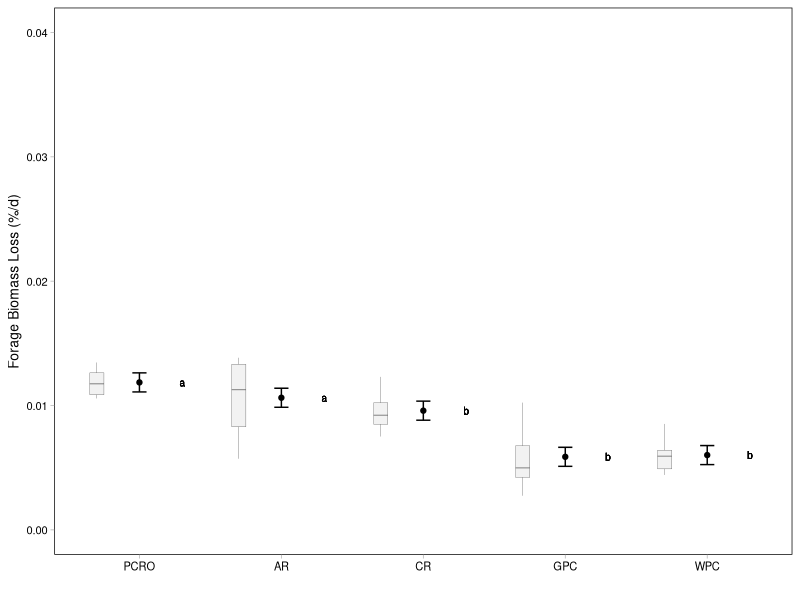
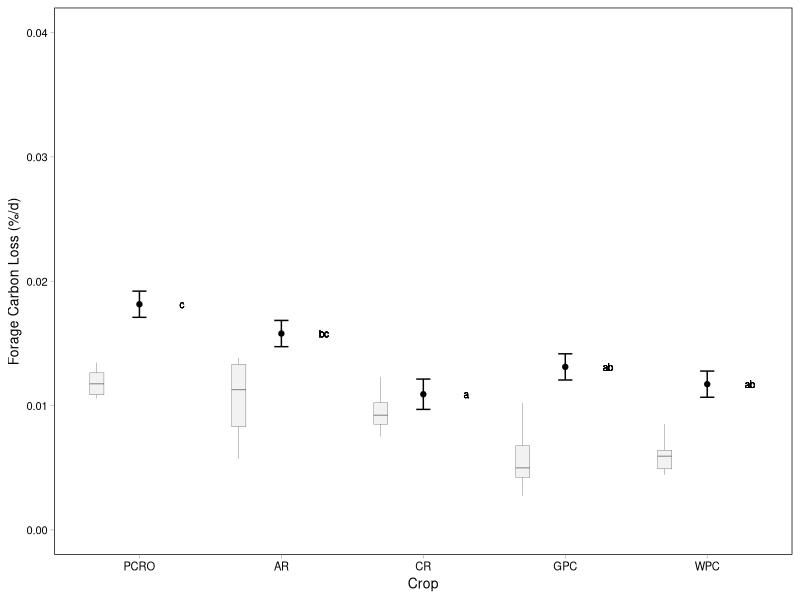
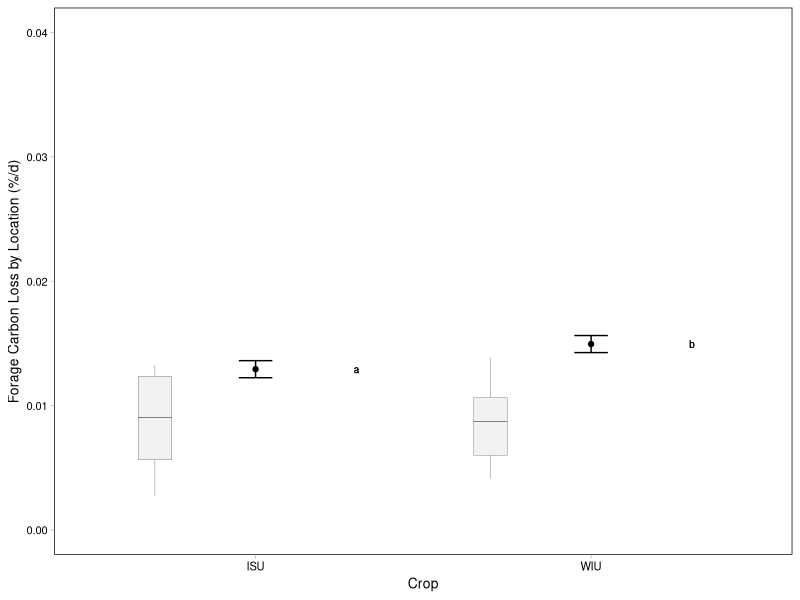
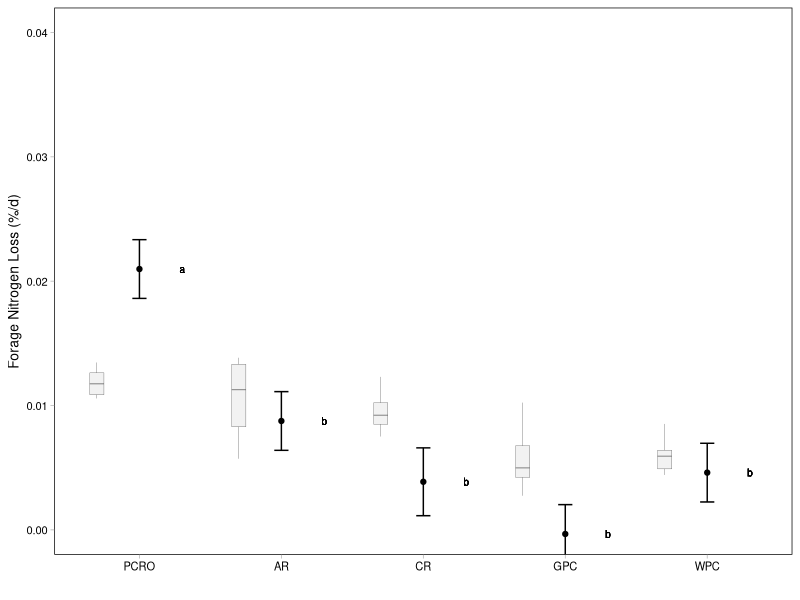
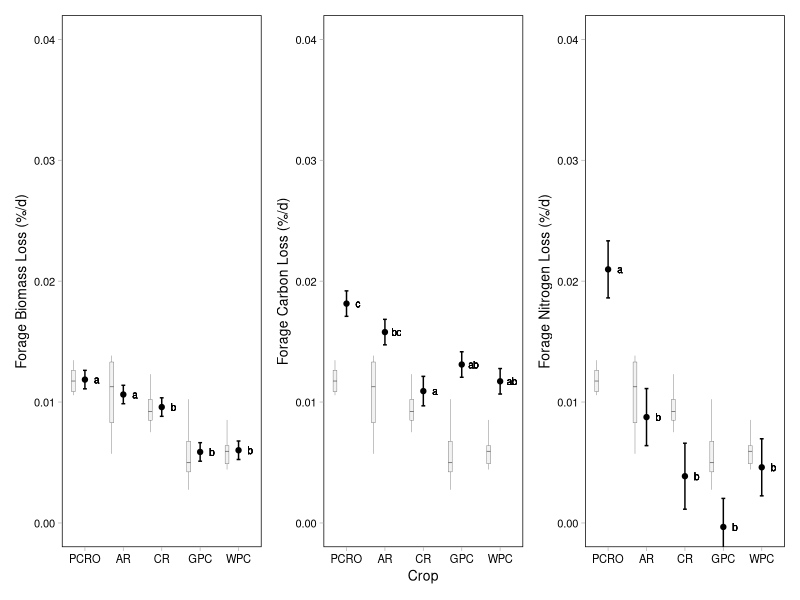
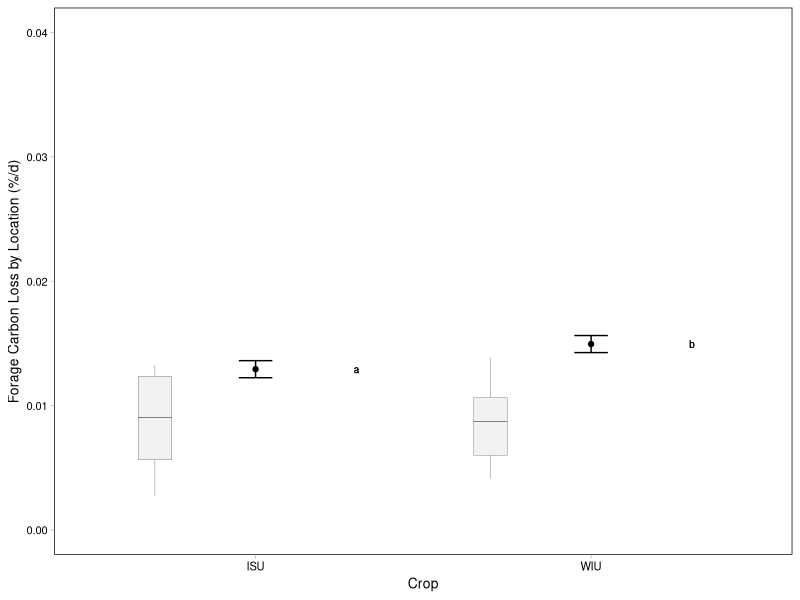
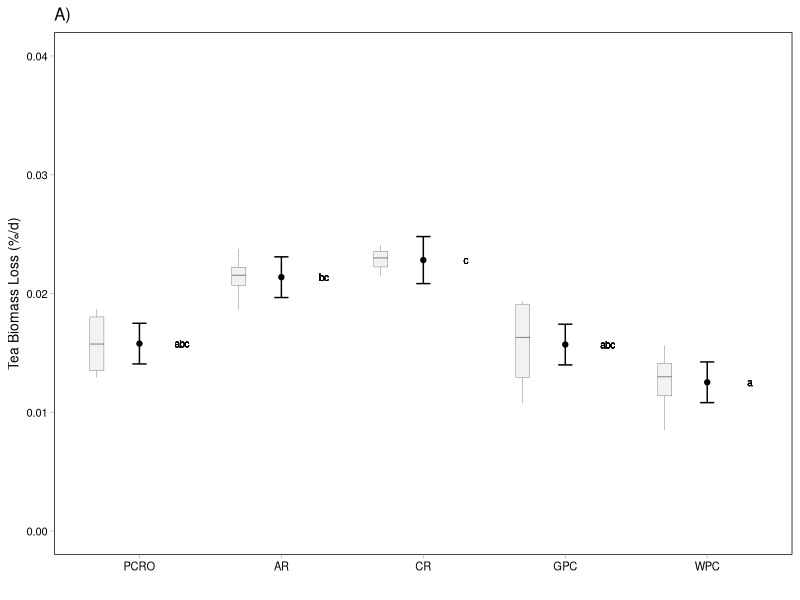
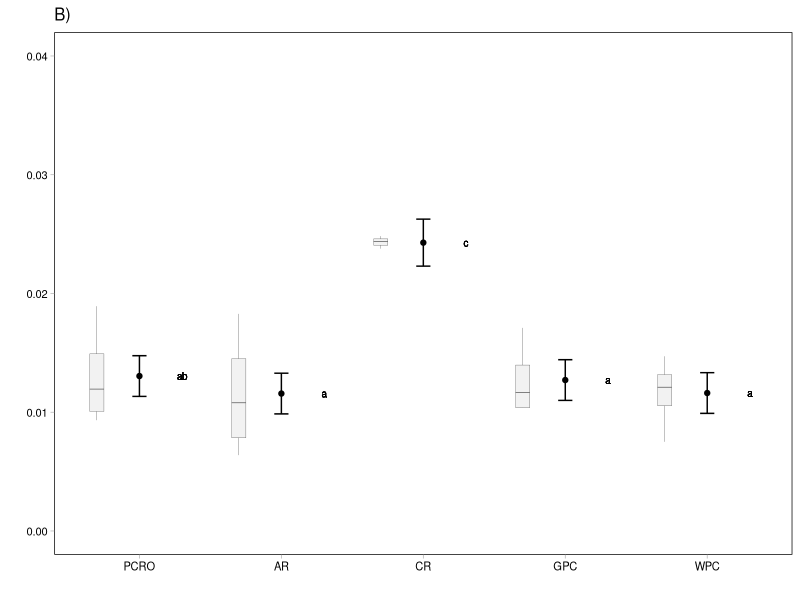

Write the R code that produced these figures, in order.
# LIBRARIES ----
library(tidyverse)
library(patchwork)

# READ IN THE DATA ----

# STATS OUTPUT ----

# forage biomass
f_b.cld <- read_csv("output/stats output/forage biomass.csv") %>%
  mutate(crop = as.factor(crop)) %>%
  mutate(crop = fct_relevel(crop, "PCRO", "AR", "CR", "GPC", "WPC"))
# forage carbon
f_c_crop.cld <- read_csv("output/stats output/forage carbon crop.csv") %>%
  mutate(crop = as.factor(crop)) %>%
  mutate(crop = fct_relevel(crop, "PCRO", "AR", "CR", "GPC", "WPC"))

f_c_location.cld <- read_csv("output/stats output/forage carbon location.csv") 

# forage nitrogen
f_n.cld <- read_csv("output/stats output/forage nitrogen.csv") %>%
  mutate(crop = as.factor(crop)) %>%
  mutate(crop = fct_relevel(crop, "PCRO", "AR", "CR", "GPC", "WPC"))
# tea biomass
t_b.cld <- read_csv("output/stats output/tea biomass.csv") %>%
  mutate(crop = as.factor(crop)) %>%
  mutate(crop = fct_relevel(crop, "PCRO", "AR", "CR", "GPC", "WPC"))
# tea carbon
t_c.cld <- read_csv("output/stats output/tea carbon.csv") %>%
  mutate(crop = as.factor(crop)) %>%
  mutate(crop = fct_relevel(crop, "PCRO", "AR", "CR", "GPC", "WPC"))
# tea nitrogen
t_n.cld <- read_csv("output/stats output/tea nitrogen.csv") %>%
  mutate(crop = as.factor(crop)) %>%
  mutate(crop = fct_relevel(crop, "PCRO", "AR", "CR", "GPC", "WPC"))

# K-VALUES ----

# forage biomass
f_b.df <- read_csv("output/forage biomass k values.csv") %>%
  mutate(crop = as.factor(crop)) %>%
  mutate(crop = fct_relevel(crop, "PCRO", "AR", "CR", "GPC", "WPC"))
# forage carbon
f_c.df <- read_csv("output/forage carbon k values.csv") %>%
  mutate(crop = as.factor(crop)) %>%
  mutate(crop = fct_relevel(crop, "PCRO", "AR", "CR", "GPC", "WPC"))
# forage nitrogen
f_n.df <- read_csv("output/forage nitrogen k values.csv") %>%
  mutate(crop = as.factor(crop)) %>%
  mutate(crop = fct_relevel(crop, "PCRO", "AR", "CR", "GPC", "WPC"))
# tea biomass
t_b.df <- read_csv("output/tea biomass k values.csv") %>%
  mutate(crop = as.factor(crop)) %>%
  mutate(crop = fct_relevel(crop, "PCRO", "AR", "CR", "GPC", "WPC"))
# tea carbon
t_c.df <- read_csv("output/tea carbon k values.csv") %>%
  mutate(crop = as.factor(crop)) %>%
  mutate(crop = fct_relevel(crop, "PCRO", "AR", "CR", "GPC", "WPC"))
# tea nitrogen
t_n.df <- read_csv("output/tea nitrogen k values.csv") %>%
  mutate(crop = as.factor(crop)) %>%
  mutate(crop = fct_relevel(crop, "PCRO", "AR", "CR", "GPC", "WPC"))

# PLOTTING OPTIONS ----

# theme
theme <- theme_light() +
  theme(
    text = element_text(color = "black", size = 10),
    axis.text = element_text(color = "black"),
    axis.title = element_text(color = "black"), 
    panel.border = element_rect(color = "black"),
    panel.grid = element_blank()
  )


# FORAGE PLOTS ----

# forage biomass----
f_b.plot <- f_b.cld %>%
  ggplot(aes(crop, emmean)) +
  geom_point() +
  geom_errorbar(aes(ymin = emmean - SE, ymax = emmean + SE, width = 0.1)) + 
  geom_boxplot(data = f_b.df, aes(crop, estimate,), width = 0.1, position = position_nudge(x = -0.3),
               fill = "grey90", alpha = 0.5, size = 0.1) +
  coord_cartesian(ylim = c(0, 0.04)) +
  geom_text(aes(x = 1.3, y = 0.011859190, label = "a"), size = 2.5) +
  geom_text(aes(x = 2.3, y = 0.010625232, label = "a"), size = 2.5) +
  geom_text(aes(x = 3.3, y = 0.009586184, label = "b"), size = 2.5) +
  geom_text(aes(x = 4.3, y = 0.005874195, label = "b"), size = 2.5) +
  geom_text(aes(x = 5.3, y = 0.006013715, label = "b"), size = 2.5) +
  labs(x = "", y = "Forage Biomass Loss (%/d)") +
  theme

f_b.plot

# forage carbon (crop) ----
f_c_crop.plot <- f_c_crop.cld %>%
  ggplot(aes(crop, emmean)) +
  geom_point() +
  geom_errorbar(aes(ymin = emmean - SE, ymax = emmean + SE, width = 0.1)) + 
  geom_boxplot(data = f_c.df, aes(crop, estimate), width = 0.1, position = position_nudge(x = -0.3),
               fill = "grey90", alpha = 0.5, size = 0.1) +
  coord_cartesian(ylim = c(0, 0.04)) +
  geom_text(aes(x = 1.3, y = 0.01814421, label = "c"), size = 2.5) +
  geom_text(aes(x = 2.3, y = 0.01578856, label = "bc"), size = 2.5) +
  geom_text(aes(x = 3.3, y = 0.01090678, label = "a"), size = 2.5) +
  geom_text(aes(x = 4.3, y = 0.01310649, label = "ab"), size = 2.5) +
  geom_text(aes(x = 5.3, y = 0.01171767, label = "ab"), size = 2.5) +
  labs(x = "Crop", y = "Forage Carbon Loss (%/d)") +
  theme

f_c_crop.plot

# forage carbon (location) ----
f_c_location.plot <- f_c_location.cld %>%
  ggplot(aes(location, emmean)) +
  geom_point() +
  geom_errorbar(aes(ymin = emmean - SE, ymax = emmean + SE, width = 0.1)) +
  geom_boxplot(data = f_c.df, aes(location, estimate), width = 0.1, position = position_nudge(x = -0.3),
               fill = "grey90", alpha = 0.5, size = 0.1) +
  geom_text(aes(x = 1.3, y = 0.01292263, label = "a"), size = 2.5) +
  geom_text(aes(x = 2.3, y = 0.01494285, label = "b"), size = 2.5) +
  coord_cartesian(ylim = c(0, 0.04)) +
  labs(x = "Crop", y = "Forage Carbon Loss by Location (%/d)") +
  theme

f_c_location.plot

# forage nitrogen ----
f_n.plot <- f_n.cld %>%
  ggplot(aes(crop, emmean)) +
  geom_point() +
  geom_errorbar(aes(ymin = emmean - SE, ymax = emmean + SE, width = 0.1)) +
  geom_boxplot(data = f_n.df, aes(crop, estimate), width = 0.1, position = position_nudge(x = -0.3),
               fill = "grey90", alpha = 0.5, size = 0.1) +
  geom_text(aes(x = 1.3, y = 0.020976416, label = "a"), size = 2.5) +
  geom_text(aes(x = 2.3, y = 0.008756596, label = "b"), size = 2.5) +
  geom_text(aes(x = 3.3, y = 0.003867444, label = "b"), size = 2.5) +
  geom_text(aes(x = 4.3, y = -0.000330541, label = "b"), size = 2.5) +
  geom_text(aes(x = 5.3, y = 0.004603586, label = "b"), size = 2.5) +
  coord_cartesian(ylim = c(0, 0.04)) +
  labs(x = "", y = "Forage Nitrogen Loss (%/d)") +
  theme

f_n.plot

# forage plot 
f.plot <- f_b.plot + f_c_crop.plot + f_n.plot
f.plot

# forage carbon for location plot
f_c_location.plot

# tea biomass ----

# isu
t_b_isu.plot <- t_b.cld %>%
  filter(location == "ISU") %>%
  ggplot(aes(crop, emmean)) +
  geom_point(position = position_dodge2(width = 0.5)) +
  geom_errorbar(aes(ymin = emmean - SE, ymax = emmean + SE, width = 0.1), 
                position = position_dodge2(width = 0.5)) +
  geom_boxplot(data = subset(t_b.df, location == "ISU"), aes(crop, estimate), 
               width = 0.1, position = position_nudge(x = -0.3),
               fill = "grey90", alpha = 0.5, size = 0.1) +
  geom_text(aes(x = 1.3, y = 0.01577899, label = "abc"), size = 2.5) +
  geom_text(aes(x = 2.3, y = 0.02137316, label = "bc"), size = 2.5) +
  geom_text(aes(x = 3.3, y = 0.02281235, label = "c"), size = 2.5) +
  geom_text(aes(x = 4.3, y = 0.01569910, label = "abc"), size = 2.5) +
  geom_text(aes(x = 5.3, y = 0.01252059, label = "a"), size = 2.5) +
  coord_cartesian(ylim = c(0, 0.04)) +
  labs(x = "", y = "Tea Biomass Loss (%/d)") +
  ggtitle(label = "A)") +
  theme

t_b_isu.plot

# wiu
t_b_wiu.plot <- t_b.cld %>%
  filter(location == "WIU") %>%
  ggplot(aes(crop, emmean)) +
  geom_point(position = position_dodge2(width = 0.5)) +
  geom_errorbar(aes(ymin = emmean - SE, ymax = emmean + SE, width = 0.1), 
                position = position_dodge2(width = 0.5)) +
  geom_boxplot(data = subset(t_b.df, location == "WIU"), aes(crop, estimate), 
               width = 0.1, position = position_nudge(x = -0.3),
               fill = "grey90", alpha = 0.5, size = 0.1) +
  geom_text(aes(x = 1.3, y = 0.01304710, label = "ab"), size = 2.5) +
  geom_text(aes(x = 2.3, y = 0.01157267, label = "a"), size = 2.5) +
  geom_text(aes(x = 3.3, y = 0.02428049, label = "c"), size = 2.5) +
  geom_text(aes(x = 4.3, y = 0.01271000, label = "a"), size = 2.5) +
  geom_text(aes(x = 5.3, y = 0.01161667, label = "a"), size = 2.5) +
  coord_cartesian(ylim = c(0, 0.04)) +
  labs(x = "", y = "") +
  ggtitle(label = "B)") +
  theme

t_b_wiu.plot

# blank
blank.plot <- ggplot() + 
  labs(x = "Crop") +
  geom_blank() +
  theme_bw() +
  theme(panel.border = element_blank())

blank.plot

# tea biomass plot full
t_b.plot <- t_b_isu.plot + blank.plot + t_b_wiu.plot +
  plot_layout(ncol = 3, widths = c(1, 0.1, 1))

t_b.plot

# tea carbon
t_c.plot <- t_c.cld %>%
  ggplot(aes(crop, emmean)) +
  geom_point() +
  geom_errorbar(aes(ymin = emmean - SE, ymax = emmean + SE, width = 0.1)) +
  geom_boxplot(data = t_c.df, aes(crop, estimate), width = 0.1, position = position_nudge(x = -0.15),
               fill = "grey90", alpha = 0.5, size = 0.1) +
  geom_text(aes(x = 1.3, y = 0.02379570, label = "a"), size = 2.5) +
  geom_text(aes(x = 2.3, y = 0.02914319, label = "a"), size = 2.5) +
  geom_text(aes(x = 3.3, y = 0.02586301, label = "a"), size = 2.5) +
  geom_text(aes(x = 4.3, y = 0.02417445, label = "a"), size = 2.5) +
  geom_text(aes(x = 5.3, y = 0.02444851, label = "a"), size = 2.5) +
  coord_cartesian(ylim = c(0, 0.04)) +
  labs(x = "Crop", y = "Tea Carbon Loss (%/d)") +
  theme

t_c.plot

# tea nitrogen ----

# isu
t_n_isu.plot <- t_n.cld %>%
  filter(location == "ISU") %>%
  ggplot(aes(crop, emmean)) +
  geom_point(position = position_dodge2(width = 0.1)) +
  geom_errorbar(aes(ymin = emmean - SE, ymax = emmean + SE, width = 0.1), 
                position = position_dodge2(width = 0.1)) +
  geom_boxplot(data = subset(t_n.df, location == "ISU"), aes(crop, estimate), 
               width = 0.1, position = position_nudge(x = -0.3),
               fill = "grey90", alpha = 0.5, size = 0.1) +
  geom_text(aes(x = 1.3, y = 0.011442534, label = "a"), size = 2.5) +
  geom_text(aes(x = 2.3, y = 0.022814062, label = "c"), size = 2.5) +
  geom_text(aes(x = 3.3, y = 0.013900923, label = "abc"), size = 2.5) +
  geom_text(aes(x = 4.3, y = 0.015657190, label = "abc"), size = 2.5) +
  geom_text(aes(x = 5.3, y = 0.021067147, label = "bc"), size = 2.5) +
  coord_cartesian(ylim = c(0, 0.04)) +
  labs(x = "", y = "Tea Nitrogen Loss (%/d)") +
  ggtitle(label = "A)") +
  theme

t_n_isu.plot

# wiu
t_n_wiu.plot <- t_n.cld %>%
  filter(location == "WIU") %>%
  ggplot(aes(crop, emmean)) +
  geom_point(position = position_dodge2(width = 0.1)) +
  geom_errorbar(aes(ymin = emmean - SE, ymax = emmean + SE, width = 0.1), 
                position = position_dodge2(width = 0.1)) +
  geom_boxplot(data = subset(t_n.df, location == "WIU"), aes(crop, estimate), 
               width = 0., position = position_nudge(x = -0.3),
               fill = "grey90", alpha = 0.5, size = 0.1) +
  geom_text(aes(x = 1.3, y = 0.008673201, label = "a"), size = 2.5) +
  geom_text(aes(x = 2.3, y = 0.022304709, label = "c"), size = 2.5) +
  geom_text(aes(x = 3.3, y = 0.011499208, label = "ab"), size = 2.5) +
  geom_text(aes(x = 4.3, y = 0.022712713, label = "c"), size = 2.5) +
  geom_text(aes(x = 5.3, y = 0.016414369, label = "abc"), size = 2.5) +
  coord_cartesian(ylim = c(0, 0.04)) +
  labs(x = "", y = "") +
  ggtitle(label = "B)") +
  theme

t_n_wiu.plot

# blank
blank.plot <- ggplot() + 
  labs(x = "Crop") +
  geom_blank() +
  theme_bw() +
  theme(panel.border = element_blank())

blank.plot

# tea nitrogen plot 
t_n.plot <- t_n_isu.plot + blank.plot + t_n_wiu.plot + 
  plot_layout(ncol = 3, widths = c(1, 0.1, 1))

t_n.plot

# CALLING FINAL NUTRIENT PLOTS ----
f.plot

f_c_location.plot

t_b.plot

t_c.plot

t_n.plot

# CREATING DECAY PLOTS -----

# read in the data ----
decomp.df <- read_csv("output/pct remaining data.csv") %>% 
  arrange(location, crop, block, days)

# interpolate data from the prior value to the next value to fill missing na values using 
# the na.approx function from the zoo package
decomp.df <- decomp.df %>%
  group_by(location, crop, block) %>%
  mutate(across(c(forage_pct_remain, forage_pct_n_remain, forage_pct_c_remain,
                  tea_pct_remain, tea_pct_n_remain, tea_pct_c_remain), 
                ~ zoo::na.approx(., na.rm = FALSE))) %>%
  mutate(crop = as.factor(crop)) %>%
  mutate(crop = fct_relevel(crop, "PCRO", "AR", "CR", "GPC", "WPC")) %>%

  ungroup()

# select only the data we want 
decomp.df <- decomp.df %>%
  select(location, crop, block, days, forage_pct_remain, forage_pct_n_remain, forage_pct_c_remain,
         tea_pct_remain, tea_pct_n_remain, tea_pct_c_remain)

# pivot longer 
decomp_long.df <- decomp.df %>%
  pivot_longer(cols = c(forage_pct_remain, forage_pct_n_remain, forage_pct_c_remain,
                        tea_pct_remain, tea_pct_n_remain, tea_pct_c_remain),
               names_to = "variable",
               values_to = "value")

# plotting 
isu.plot <- decomp_long.df %>%
  filter(location == "ISU") %>%
  ggplot(aes(days, value, color = as.factor(crop))) +
  geom_smooth(aes(days, value, color = as.factor(crop)),
              method = "nls", formula = y ~ 100 * exp(-k*x),
              method.args = list(start = c(k=0.01)), se = FALSE, linewidth = 0.5) +
  # stat_summary(fun = mean, geom = "point", na.rm = TRUE) +
  # stat_summary(fun.data = mean_se, geom = "errorbar", na.rm = TRUE) +
  labs(x = "Days after Placement", y = "Percent Remaining", color = "Crop") +
  ggtitle(label = "Illinois State University") +
  coord_cartesian(ylim = c(0, 100)) +
  theme +
  facet_wrap(~variable, labeller = labeller(variable = c(forage_pct_c_remain = "Forage Carbon",
                                                         forage_pct_n_remain = "Forage Nitrogen",
                                                         forage_pct_remain = "Forage Biomass",
                                                         tea_pct_c_remain = "Tea Carbon",
                                                         tea_pct_n_remain = "Tea Nitrogen",
                                                         tea_pct_remain = "Tea Biomass")))

wiu.plot <- decomp_long.df %>%
  filter(location == "WIU") %>%
  ggplot(aes(days, value, color = as.factor(crop))) +
  geom_smooth(aes(days, value, color = as.factor(crop)),
              method = "nls", formula = y ~ 100 * exp(-k*x),
              method.args = list(start = c(k=0.01)), se = FALSE, linewidth = 0.5) +
  # stat_summary(fun = mean, geom = "point", na.rm = TRUE) +
  # stat_summary(fun.data = mean_se, geom = "errorbar", na.rm = TRUE) +
  labs(x = "Days after Placement", y = "Percent Remaining", color = "Crop") +
  ggtitle(label = "Western Illinois University") +
  coord_cartesian(ylim = c(0, 100)) +
  theme +
  facet_wrap(~variable, labeller = labeller(variable = c(forage_pct_c_remain = "Forage Carbon",
                                                         forage_pct_n_remain = "Forage Nitrogen",
                                                         forage_pct_remain = "Forage Biomass",
                                                         tea_pct_c_remain = "Tea Carbon",
                                                         tea_pct_n_remain = "Tea Nitrogen",
                                                         tea_pct_remain = "Tea Biomass")))

pct_rem.plot <- isu.plot + wiu.plot + plot_layout(guides = "collect")

pct_rem.plot 
  
# SAVE THINGS ----

f.plot

f_c_location.plot

t_b.plot

t_c.plot

t_n.plot


ggsave(f.plot, file = "figures/forage final.pdf",
       width = 7, height = 7)

ggsave(f_c_location.plot, file = "figures/forage location.pdf",
       width = 7, height = 7)

ggsave(t_b.plot, file = "figures/tea biomass.pdf", 
       width = 7, height = 7)

ggsave(t_c.plot, file = "figures/tea carbon.pdf", 
       width = 7, height = 7)

ggsave(t_n.plot, file = "figures/tea nitrogen.pdf", 
       width = 7, height = 7)

ggsave(pct_rem.plot, file = "figures/pct remaining.pdf",
       width = 7, height = 7)



